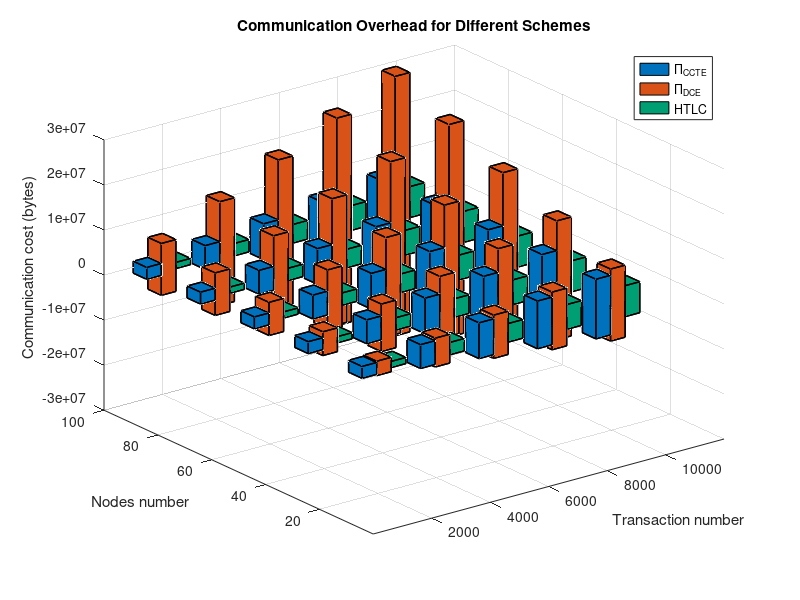

The MATLAB source for this figure:
n = [2000, 4000, 6000, 8000, 10000];
Nc = [20, 40, 60, 80, 100];

[N, NC] = meshgrid(n, Nc);

% Calculate the communication overhead for each scheme
ccfdt_overhead = 1324 * N;
pidce_overhead = (312+248 + 52 * NC) .* N;
htlc_overhead = 688 * N;

% Create a 3D bar plot
figure('Position', [10 10 900 600]);
hold on;

% Define the bar widths and offsets
bar_width = 500;
ccfdt_offset = -bar_width;
pidce_offset = 0;
htlc_offset = bar_width;

% Draw cuboids for each scheme instead of using bar3
colors = {[0/255, 114/255, 189/255], [217/255, 83/255, 25/255], [0/255, 158/255, 115/255]};
for i = 1:length(n)
    for j = 1:length(Nc)
        for scheme = 1:3
            X = [i + (scheme-2)*bar_width/2000 - bar_width/4000, i + (scheme-2)*bar_width/2000 + bar_width/4000];
            Y = [j - bar_width/4000, j + bar_width/4000];
            if scheme == 1
                Z = ccfdt_overhead(j, i);
            elseif scheme == 2
                Z = pidce_overhead(j, i);
            else
                Z = htlc_overhead(j, i);
            end
            drawCuboid([X(1), Y(1), 0, bar_width/2000, bar_width/2000, Z], 'FaceColor', colors{scheme}, 'EdgeColor', 'k', 'LineWidth', 1, 'FaceAlpha', 1);
        end
    end
end

% Customize plot appearance
xlabel('Transaction number');
ylabel('Nodes number');
zlabel('Communication cost (bytes)');
title('Communication Overhead for Different Schemes');

p1 = patch(NaN, NaN, 'k', 'FaceColor', [0/255, 114/255, 189/255], 'FaceAlpha', 1);
p2 = patch(NaN, NaN, 'k', 'FaceColor', [217/255, 83/255, 25/255], 'FaceAlpha', 1);
p3 = patch(NaN, NaN, 'k', 'FaceColor', [0/255, 158/255, 115/255], 'FaceAlpha', 1);
legend([p1, p2, p3], 'Π_{CCTE}', 'Π_{DCE}', 'HTLC');

% Set x and y-axis ticks and labels
set(gca, 'XTick', 1:length(n), 'XTickLabel', n);
set(gca, 'YTick', 1:length(Nc), 'YTickLabel', Nc);

% Rotate y-axis labels
ytickangle(45);

grid on;
view(3);
hold off;
